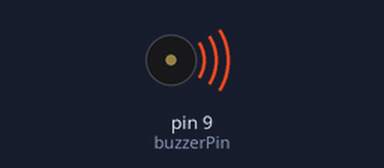
Simulated run of this sketch. Board: Arduino Uno, built with avr-gcc and run on an emulated ATmega328P. Parts: buzzer (waves = sounding).

Above: at 0.1 s.
Timing chart, 0 to 40.0 s (numbered marks = the images above):
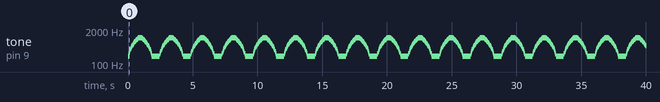

The sketch:

Bomb_Tone.ino
```cpp
int buzzerPin = 9;  // Pin connected to the active buzzer

// Frequency range for bomb tone effect (in Hz)
int startFreq = 200;   // Starting frequency (low pitch)
int endFreq = 1000;    // Ending frequency (high pitch)
int step = 50;         // Frequency step for increasing/decreasing the pitch
int duration = 50;     // Duration for each frequency step

void setup() {
  // Nothing to set up
}

void loop() {
  // Rising pitch (increasing frequency)
  for (int freq = startFreq; freq <= endFreq; freq += step) {
    tone(buzzerPin, freq);    // Play the tone
    delay(duration);          // Wait before changing frequency
  }

  delay(200);  // Pause after rising pitch

  // Falling pitch (decreasing frequency)
  for (int freq = endFreq; freq >= startFreq; freq -= step) {
    tone(buzzerPin, freq);    // Play the tone
    delay(duration);          // Wait before changing frequency
  }

  delay(500);  // Pause before repeating the tone
}
```

Measured:
- by itself, tone on pin 9 (buzzerPin): plays 200 Hz for 0.05 s, 250 Hz for 0.05 s, 300 Hz for 0.05 s, 350 Hz for 0.05 s, 400 Hz for 0.05 s, 450 Hz for 0.05 s … (539 notes in this stretch)
